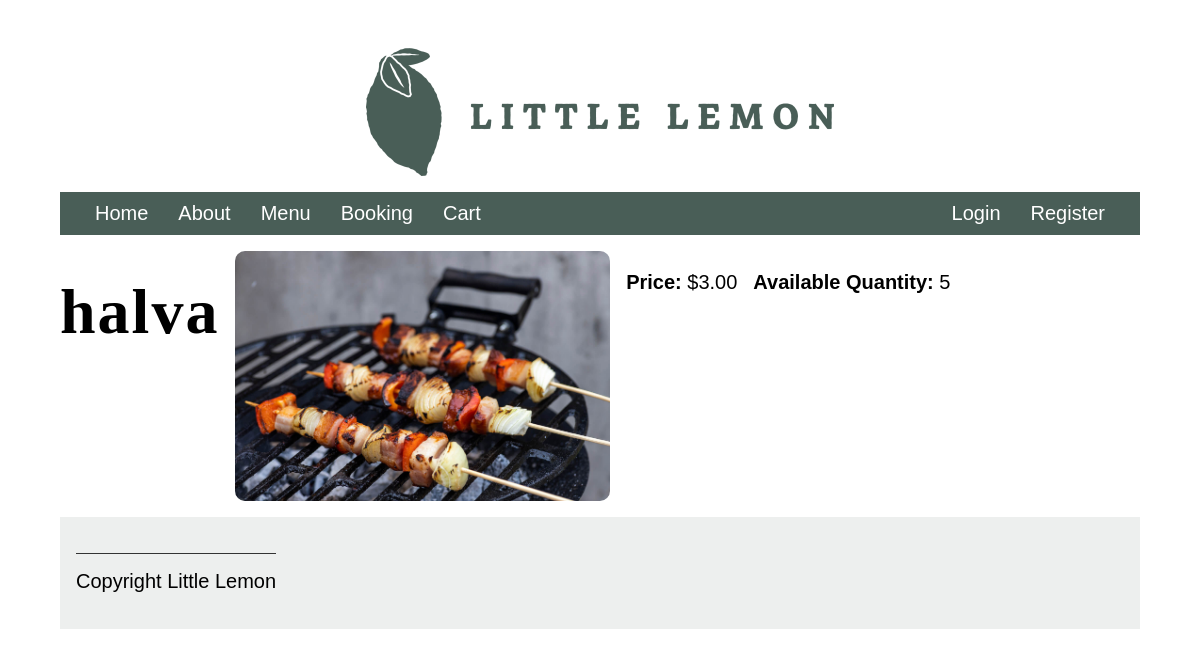
Screenshot of /menu/40/ with the database file from the repository.
### restaurant/models.py (models this page shows, shortened)
class Menu(models.Model):
    CATEGORY_CHOICES = [
        ('appetizer', 'Appetizer'),
        ('main_course', 'Main Course'),
        ('dessert', 'Dessert'),
        ('beverage', 'Beverage'),
    ]
    title = models.CharField(max_length=100)
    price = models.DecimalField(max_digits=5, decimal_places=2)
    inventory = models.IntegerField()
    image = models.ImageField(upload_to='img_upload/', default='menu_images/default_image.png')  # Allow null/blank for existing items
    category = models.CharField(max_length=20, choices=CATEGORY_CHOICES, null=True, blank=True)
    dish_of_the_day = models.BooleanField(default=False)  # Allow null/blank

### restaurant/views.py (the view)
# urls.py: path('menu/<int:pk>/', views.menu_item_detail, name='menu_item_detail'),
def menu_item_detail(request, pk):
    menu_item = get_object_or_404(Menu, pk=pk)
    return render(request, 'menu_item_detail.html', {'menu_item': menu_item})

### restaurant/templatetags/custom_filters.py (called while the page is built)
@register.filter
def is_in_group(user, group_name):
    return user.groups.filter(name=group_name).exists()

### templates/menu_item_detail.html (shortened to what this page needs)
{% extends 'base.html' %} {% load static %}  {% block content %}
<section class="menu-item-detail">
  <h1>{{ menu_item.title }}</h1>
  <img
    src="{{ menu_item.image.url }}"
    alt="{{ menu_item.title }}"
    class="menu-image"
  />
  <p><strong>Price:</strong> ${{ menu_item.price }}</p>
  <p><strong>Available Quantity:</strong> {{ menu_item.inventory }}</p>
</section>
{% endblock %}

### static/css/style.css (style rules this page uses)
body { font-family: 'Karla', sans-serif; margin-top: 3rem; margin-bottom: 3rem; margin-left: 5%; margin-right: 5%; }
h1, h2, h3, h4, h5, h6 { font-family: 'Markazi Text', serif; letter-spacing: 2px;; }
h1 { font-size: 4rem; margin-top: 1.5rem; margin-bottom: 0; }
p, ul { font-size: 1.25rem;; }
section { display: flex; gap: 2rem 1rem; margin-top: 1rem; margin-bottom: 1rem; flex-direction: row; }
.menu-image { max-width: 100%; max-height: 250px; object-fit: cover; border-radius: 10px; }
.menu-image { max-width: 80%; height: auto; }

### rows the page displays
Menu: title "halva", image (picture), price "3.00", inventory "5"
